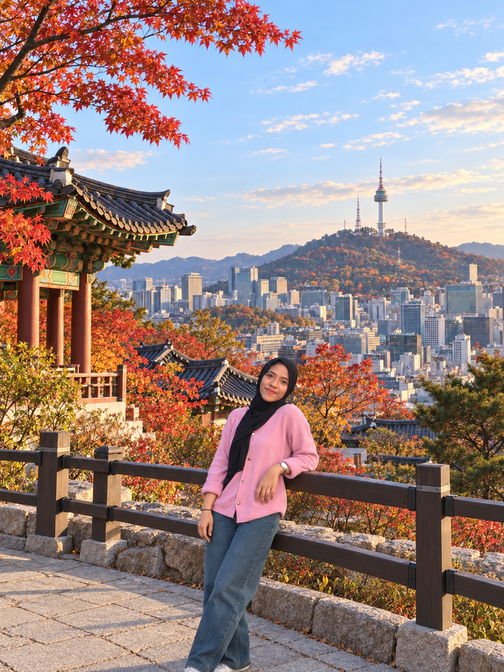
#> input picture gambar.png, 504 x 672 px, shrunk from 1086 x 1448 before the run
$ python 1c_rotasi.py
#> lines starting #> are read from the running program, lines starting #| are printed output that depends on the picture
#> in main, citra_asli is the input picture: shape (672, 504, 3); mean R, G, B 151.4, 131.4, 128.2
# pyright: reportUnknownMemberType=false

from pathlib import Path

import imageio.v3 as img
import matplotlib.pyplot as plt
import numpy as np
from numpy.typing import NDArray


def rotasi(
    citra: NDArray[np.uint8],
    sudut: float
) -> NDArray[np.uint8]:
#> called with sudut = 45
    tinggi, lebar = citra.shape[:2]
#> tinggi = 672; lebar = 504

    radian = np.radians(sudut)
    cosinus = np.cos(radian)
    sinus = np.sin(radian)

    # Kanvas persegi berdasarkan panjang diagonal citra.
    ukuran = int(np.ceil(np.hypot(tinggi, lebar)))
#> ukuran = 840

    hasil = np.zeros(
        (ukuran, ukuran, 3),
        dtype=np.uint8
    )

    # Pivot pada pusat gambar sumber.
    pusat_x = (lebar - 1) / 2
#> pusat_x = 251.5
    pusat_y = (tinggi - 1) / 2
#> pusat_y = 335.5

    # Posisi pusat pada kanvas hasil.
    pusat_hasil = (ukuran - 1) / 2
#> pusat_hasil = 419.5

    y, x = np.indices((ukuran, ukuran))

    dx = x - pusat_hasil
    dy = y - pusat_hasil

    # Inverse mapping: cari piksel sumber untuk setiap piksel hasil.
    sumber_x = np.rint(
        cosinus * dx + sinus * dy + pusat_x
    ).astype(int)

    sumber_y = np.rint(
        -sinus * dx + cosinus * dy + pusat_y
    ).astype(int)

    valid = (
        (sumber_x >= 0)
        & (sumber_x < lebar)
        & (sumber_y >= 0)
        & (sumber_y < tinggi)
    )

    hasil[valid] = citra[
        sumber_y[valid],
        sumber_x[valid]
    ]
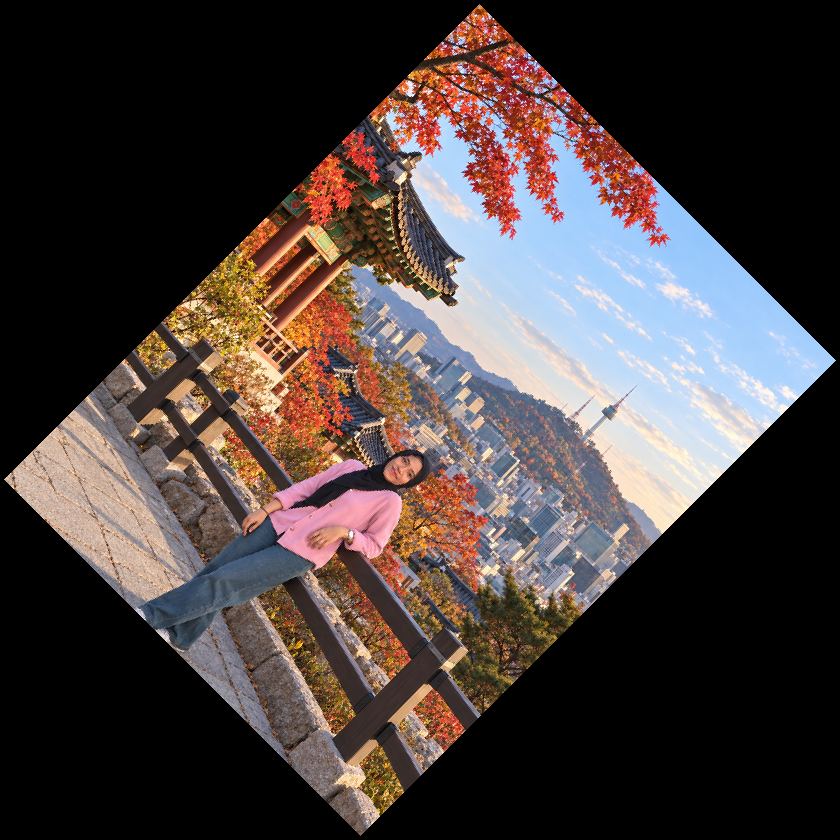
#> hasil: shape (840, 840, 3); mean R, G, B 72.7, 63.1, 61.6

    return hasil


def main() -> None:
    folder = Path(__file__).resolve().parent
    file_gambar = folder / "gambar.png"

    if not file_gambar.exists():
        raise FileNotFoundError(
            "Letakkan gambar.png di folder yang sama "
            "dengan 1c_rotasi.py."
        )

    citra_asli = np.asarray(
        img.imread(file_gambar, mode="RGB"),
        dtype=np.uint8
    )

    sudut = 45
    citra_hasil = rotasi(citra_asli, sudut)

    folder_hasil = folder / "hasil_1c"
    folder_hasil.mkdir(exist_ok=True)

    img.imwrite(
        folder_hasil / "hasil_rotasi.png",
        citra_hasil
    )

    fig, axes = plt.subplots(1, 2, figsize=(12, 6))

    axes[0].imshow(citra_asli)
    axes[0].set_title("Citra Asli")
    axes[0].axis("off")

    axes[1].imshow(citra_hasil)
    axes[1].set_title(
        "Rotasi 45 Derajat — Pivot Tengah"
    )
    axes[1].axis("off")

    fig.tight_layout()

    fig.savefig(
        folder_hasil / "perbandingan_rotasi.png",
        dpi=150
    )
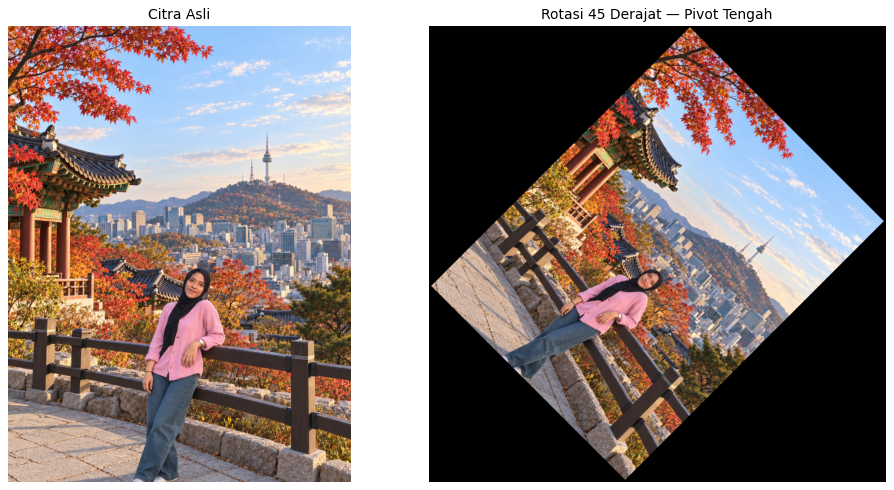
#> figure drawn by matplotlib, 2 panels

    print("Rotasi berhasil.")
    print("Sudut: 45 derajat searah jarum jam")
    print("Pivot: titik tengah gambar")
    print("Hasil disimpan di:", folder_hasil)

    plt.show()


if __name__ == "__main__":
    main()
